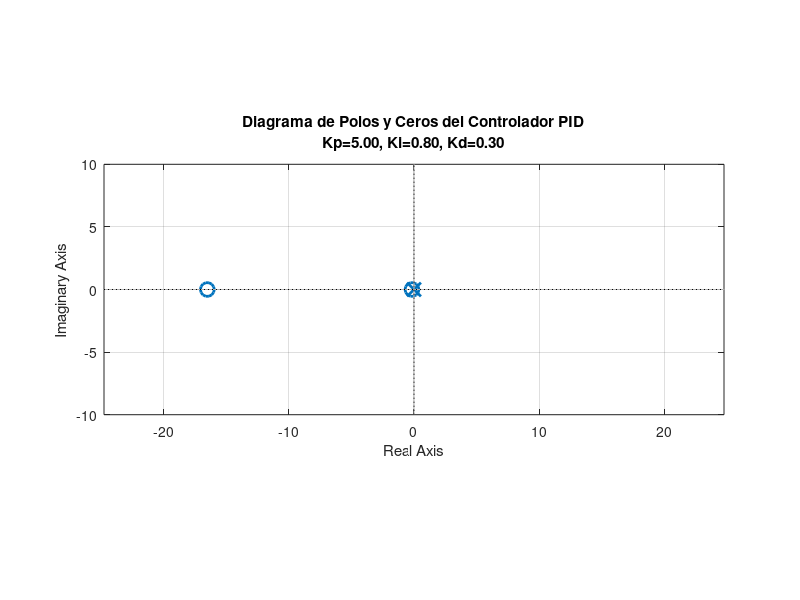

Write MATLAB code to recreate this figure.
% pid_controller_analysis.m
% Diagrama de polos y ceros del controlador PID
% C(s) = Kp + Ki/s + Kd*s

clc; clear; close all;

pkg load control

% ========================================
% PARÁMETROS DEL CONTROLADOR PID
% ========================================
Kp = 5.0;   % Ganancia proporcional
Ki = 0.8;   % Ganancia integral
Kd = 0.3;   % Ganancia derivativa

fprintf('\n========================================\n');
fprintf('ANÁLISIS DEL CONTROLADOR PID\n');
fprintf('========================================\n\n');

fprintf('Parámetros del controlador:\n');
fprintf('  Kp = %.4g\n', Kp);
fprintf('  Ki = %.4g\n', Ki);
fprintf('  Kd = %.4g\n', Kd);

% ========================================
% FUNCIÓN DE TRANSFERENCIA DEL PID
% ========================================
% C(s) = Kp + Ki/s + Kd*s
% C(s) = (Kd*s^2 + Kp*s + Ki) / s

num_pid = [Kd, Kp, Ki];   % Kd*s^2 + Kp*s + Ki
den_pid = [1, 0];          % s

C = tf(num_pid, den_pid);

fprintf('\nFunción de transferencia del controlador PID:\n');
fprintf('C(s) = Kp + Ki/s + Kd*s\n');
fprintf('     = (Kd*s^2 + Kp*s + Ki) / s\n\n');

disp('C(s):');
C

% ========================================
% POLOS Y CEROS
% ========================================
polos = pole(C);
ceros = zero(C);

fprintf('\n========================================\n');
fprintf('POLOS DEL CONTROLADOR\n');
fprintf('========================================\n');
if isempty(polos)
  fprintf('No hay polos finitos\n');
else
  for i = 1:length(polos)
    if imag(polos(i)) ~= 0
      fprintf('Polo %d: s = %.4f ± %.4fj\n', i, real(polos(i)), abs(imag(polos(i))));
    else
      fprintf('Polo %d: s = %.4f\n', i, polos(i));
    end
  end
end

fprintf('\n========================================\n');
fprintf('CEROS DEL CONTROLADOR\n');
fprintf('========================================\n');
if isempty(ceros)
  fprintf('No hay ceros finitos\n');
else
  for i = 1:length(ceros)
    if imag(ceros(i)) ~= 0
      fprintf('Cero %d: s = %.4f ± %.4fj\n', i, real(ceros(i)), abs(imag(ceros(i))));
    else
      fprintf('Cero %d: s = %.4f\n', i, ceros(i));
    end
  end
end

% ========================================
% INTERPRETACIÓN
% ========================================
fprintf('\n========================================\n');
fprintf('INTERPRETACIÓN\n');
fprintf('========================================\n');

% El PID tiene un polo en el origen (por el término Ki/s)
fprintf('\n1. POLO EN EL ORIGEN (s = 0):\n');
fprintf('   - Introducido por el término integral Ki/s\n');
fprintf('   - Mejora el seguimiento y elimina error estacionario\n');
fprintf('   - Puede causar inestabilidad si Ki es muy grande\n');

% Calcular los ceros (raíces del numerador)
if ~isempty(ceros)
  fprintf('\n2. CEROS DEL CONTROLADOR:\n');
  fprintf('   Ubicación: s = %.4f', ceros(1));
  if length(ceros) > 1
    fprintf(', s = %.4f', ceros(2));
  end
  fprintf('\n');

  % Verificar si los ceros están en el semiplano izquierdo (fase mínima)
  if all(real(ceros) < 0)
    fprintf('   Todos los ceros en semiplano izquierdo (fase mínima)\n');
    fprintf('   El controlador no introduce retardos de fase excesivos\n');
  else
    fprintf('   Algún cero en semiplano derecho (fase no mínima)\n');
    fprintf('   Puede introducir retardos de fase no deseados\n');
  end

  % Verificar relación entre ceros
  if length(ceros) == 2
    discriminante = Kp^2 - 4*Kd*Ki;
    if discriminante < 0
      fprintf('   - Ceros complejos conjugados\n');
      fprintf('   - Frecuencia de los ceros: %.4f rad/s\n', abs(imag(ceros(1))));
    else
      fprintf('   - Ceros reales\n');
    end
  end
end



fprintf('\n========================================\n');

% ========================================
% GRÁFICAS
% ========================================

% Figura 1: Diagrama de polos y ceros
figure(1);
pzmap(C);
legend('off');
title(sprintf('Diagrama de Polos y Ceros del Controlador PID\nKp=%.2f, Ki=%.2f, Kd=%.2f', Kp, Ki, Kd));
grid on;
axis equal;

% Mejorar visualización
xlim_val = max(abs([real(polos); real(ceros)])) * 1.5;
if xlim_val == 0
  xlim_val = 10;
end
ylim_val = max(abs([imag(polos); imag(ceros)])) * 1.5;
if ylim_val == 0
  ylim_val = 10;
end
xlim([-xlim_val, xlim_val]);
ylim([-ylim_val, ylim_val]);

% Agregar líneas de referencia
hold on;
plot([0 0], ylim, 'k:', 'LineWidth', 0.5);  % Eje imaginario
plot(xlim, [0 0], 'k:', 'LineWidth', 0.5);  % Eje real




